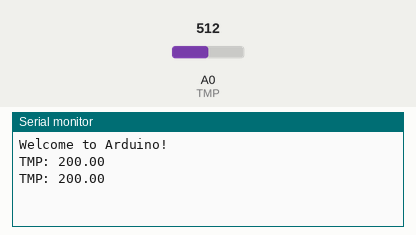
This sketch was run on a simulated Arduino Uno, built with avr-gcc and run on an emulated ATmega328P. Parts: the last lines printed to the serial monitor. The test bench sets the inputs (shaded band); at power-on: A0 (TMP) = 512.

Above: at 1.8 s.
1.9 s: A0 (TMP) set to 716
At 2.8 s:
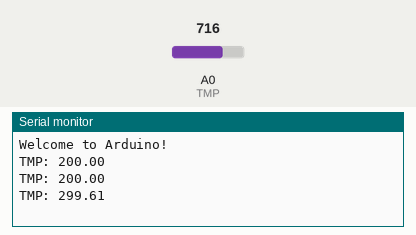
3.4 s: A0 (TMP) set to 900
At 4.6 s:
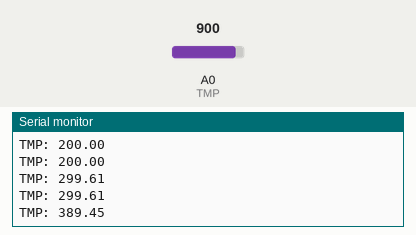
Timing chart, 0 to 6.4 s (numbered marks = the images above; inputs shaded):
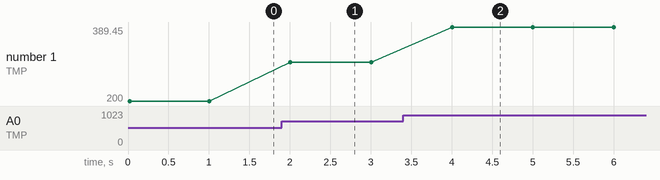

The sketch:

tmp36.ino
```cpp
const byte TMP = A0;


void setup()
{

  Serial.begin(9600);
  Serial.println("Welcome to Arduino!");
}

void loop()
{
 int val;
 val = analogRead(TMP);
 Serial.print("TMP: ");
 float temp = (val * (5.0/1024) -0.5)/0.01;
 Serial.println(temp);
 delay(1000);

}
```

Measured:
- after the input at 1.9 s, the serial monitor: prints a new line after 0.10 s (image 1)
- after the input at 3.4 s, the serial monitor: prints a new line after 0.60 s (image 2)
- plotted number 1: 200 → 299.61 after the input at 1.9 s, 299.61 → 389.45 after the input at 3.4 s
